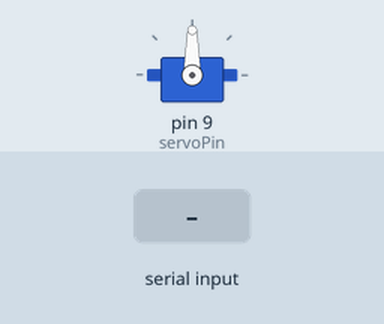
This sketch was run on a simulated Arduino Uno, built with avr-gcc and run on an emulated ATmega328P. On the bench: servo. The test bench sets the inputs (shaded band).

Above: at 1.2 s.
1.3 s: "90,45\n" received over Serial
At 2.3 s:
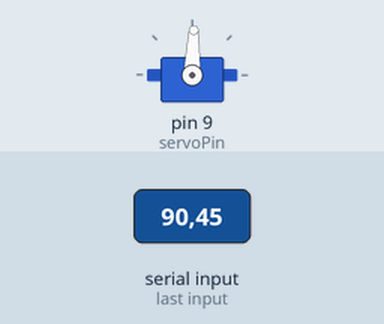
2.8 s: "30,150\n" received over Serial
At 3.9 s:
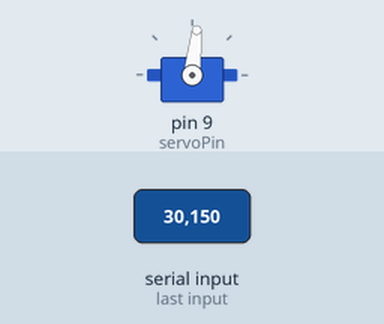
Timing chart, 0 to 5.8 s (numbered marks = the images above; inputs shaded):
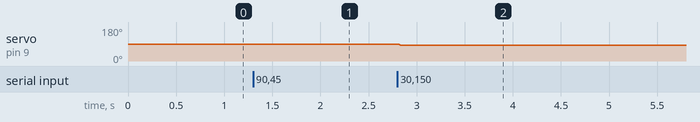

Measured:
- after the input at 1.3 s, servo on pin 9 (servoPin): 90° → 88° at once
- after the input at 2.8 s, servo on pin 9 (servoPin): 88° → 84° at once

The sketch:

servo_takip.ino
```cpp
#include <Servo.h>

Servo myServo;
const int servoPin = 9;  // Servo motorun bağlı olduğu pin
int servoPos = 90;  // Başlangıç pozisyonu (orta)
const int centerX = 320; // Kamera genişliğinin ortası
const int tolerance = 40; // Merkez toleransı (280-360 arası durur)
const int stepSize = 2;  // Her adımda servo motoru hareket ettirme miktarı
const int delayTime = 10; // Servo hareketleri arasındaki gecikme (ms)

void setup() {
    Serial.begin(9600);
    myServo.attach(servoPin);
    myServo.write(servoPos); // Servo başlangıçta ortada
}

void loop() {
    if (Serial.available()) {
        String data = Serial.readStringUntil('\n');  // Satır sonuna kadar oku
        int x = data.toInt();  // X koordinatını al

        if (x == -1) {
            return;  // Yüz görünmüyorsa hareket etme
        }

        // Yüz ortadaysa dur (tolerans aralığı)
        if (x > centerX - tolerance && x < centerX + tolerance) {
            // Yüz merkezdeyse servo hareket etmesin
            servoPos = 90;
        }
        else if (x < centerX - tolerance) {
            // Yüz sola kaydıysa, ne kadar uzaksa o kadar çok döndür
            int speed = map(centerX - x, 0, 320, 1, 5);
            servoPos -= speed;
        }
        else if (x > centerX + tolerance) {
            // Yüz sağa kaydıysa, ne kadar uzaksa o kadar çok döndür
            int speed = map(x - centerX, 0, 320, 1, 5);
            servoPos += speed;
        }

        // Servo pozisyonunu sınırlama (0-180 derece)
        servoPos = constrain(servoPos, 0, 180);

        // Servo motorunu küçük adımlarla hareket ettir
        int currentPos = myServo.read();
        if (currentPos < servoPos) {
            // Servo motoru sağa hareket ettir
            for (int pos = currentPos; pos < servoPos; pos += stepSize) {
                myServo.write(pos);
                delay(delayTime);  // Hareketler arasındaki gecikme
            }
        } else if (currentPos > servoPos) {
            // Servo motoru sola hareket ettir
            for (int pos = currentPos; pos > servoPos; pos -= stepSize) {
                myServo.write(pos);
                delay(delayTime);  // Hareketler arasındaki gecikme
            }
        }
    }
}
```
